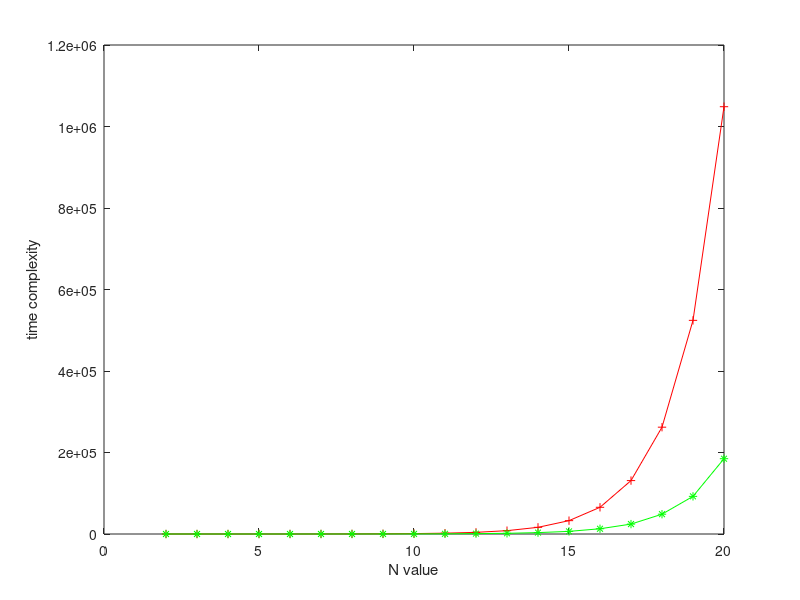

Source code (MATLAB): (Note: this script raises an error after producing the figure.)
n0 = 2:20;
 
N1= power(2,n0);
N2=n0;
j=1;
for i=n0
    N2(j)=nchoosek(i,floor(i/2));
   j=j+1;
end
 
plot(n0,N1,'-r+')
%title('M=N/2')
hold on
xlabel('N value');
ylabel('time complexity')
plot(n0,N2,'-g*')
legend('Williams''  method ','proposed method (M=N/2)',2)
